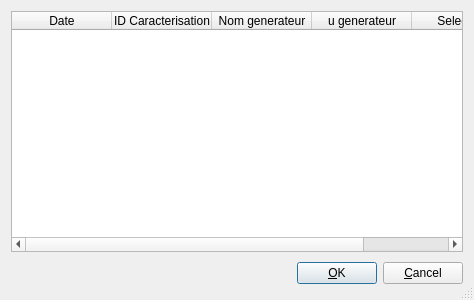
<?xml version="1.0" encoding="UTF-8"?>
<ui version="4.0">
 <class>Select_Caracterisation</class>
 <widget class="QDialog" name="Select_Caracterisation">
  <property name="geometry">
   <rect>
    <x>0</x>
    <y>0</y>
    <width>474</width>
    <height>300</height>
   </rect>
  </property>
  <property name="windowTitle">
   <string>Selection des caracterisations</string>
  </property>
  <property name="sizeGripEnabled">
   <bool>true</bool>
  </property>
  <layout class="QVBoxLayout" name="verticalLayout">
   <item>
    <widget class="QTableWidget" name="tableWidget">
     <property name="alternatingRowColors">
      <bool>true</bool>
     </property>
     <property name="sortingEnabled">
      <bool>true</bool>
     </property>
     <attribute name="verticalHeaderShowSortIndicator" stdset="0">
      <bool>false</bool>
     </attribute>
     <column>
      <property name="text">
       <string>Date</string>
      </property>
     </column>
     <column>
      <property name="text">
       <string>ID Caracterisation</string>
      </property>
     </column>
     <column>
      <property name="text">
       <string>Nom generateur</string>
      </property>
     </column>
     <column>
      <property name="text">
       <string>u generateur</string>
      </property>
     </column>
     <column>
      <property name="text">
       <string>Selection</string>
      </property>
     </column>
    </widget>
   </item>
   <item>
    <layout class="QHBoxLayout">
     <property name="spacing">
      <number>6</number>
     </property>
     <property name="margin">
      <number>0</number>
     </property>
     <item>
      <spacer>
       <property name="orientation">
        <enum>Qt::Horizontal</enum>
       </property>
       <property name="sizeHint" stdset="0">
        <size>
         <width>131</width>
         <height>31</height>
        </size>
       </property>
      </spacer>
     </item>
     <item>
      <widget class="QPushButton" name="okButton">
       <property name="text">
        <string>&amp;OK</string>
       </property>
      </widget>
     </item>
     <item>
      <widget class="QPushButton" name="cancelButton">
       <property name="text">
        <string>&amp;Cancel</string>
       </property>
      </widget>
     </item>
    </layout>
   </item>
  </layout>
 </widget>
 <resources/>
 <connections>
  <connection>
   <sender>okButton</sender>
   <signal>clicked()</signal>
   <receiver>Select_Caracterisation</receiver>
   <slot>accept()</slot>
   <hints>
    <hint type="sourcelabel">
     <x>278</x>
     <y>253</y>
    </hint>
    <hint type="destinationlabel">
     <x>96</x>
     <y>254</y>
    </hint>
   </hints>
  </connection>
  <connection>
   <sender>cancelButton</sender>
   <signal>clicked()</signal>
   <receiver>Select_Caracterisation</receiver>
   <slot>reject()</slot>
   <hints>
    <hint type="sourcelabel">
     <x>369</x>
     <y>253</y>
    </hint>
    <hint type="destinationlabel">
     <x>179</x>
     <y>282</y>
    </hint>
   </hints>
  </connection>
 </connections>
</ui>
